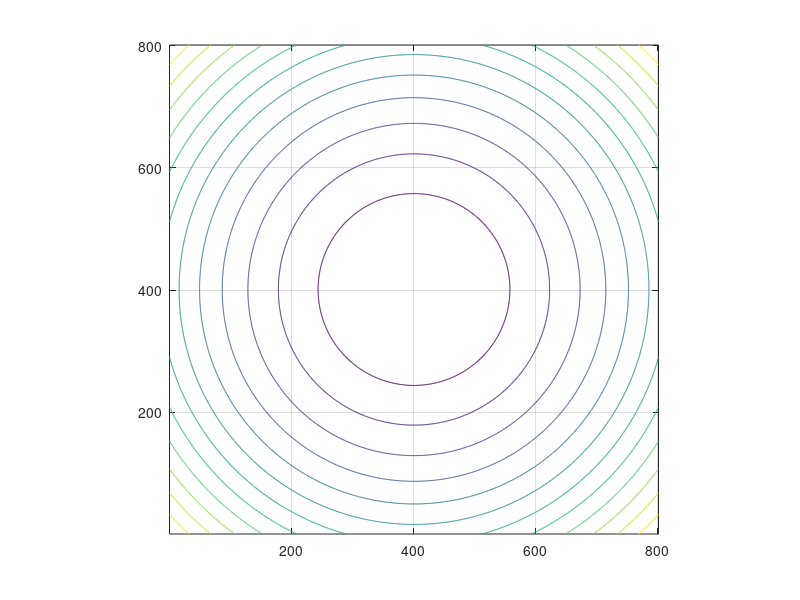
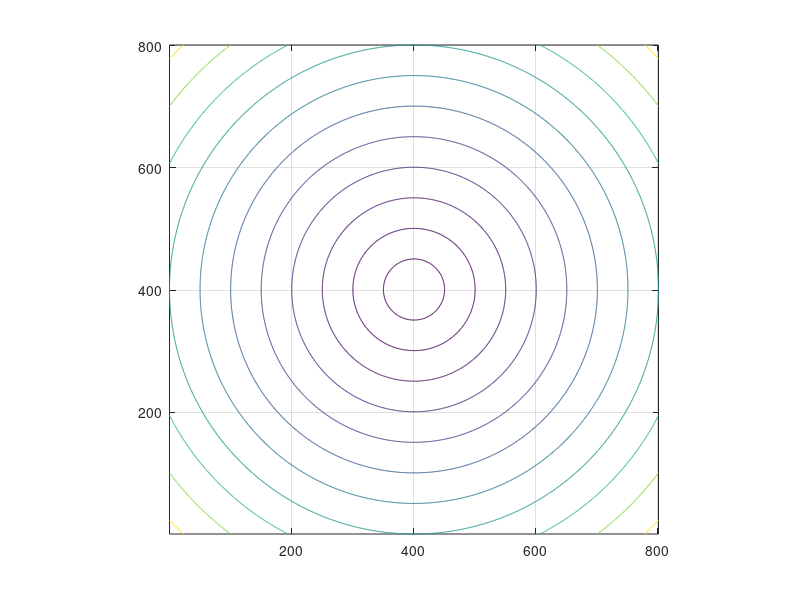

Reproduce these figures in MATLAB, in order.
x = -4:0.01:4;
y = x;

[X1 Y1] = meshgrid (x, y);
z = X1.^2 + Y1.^2;

% figure;
% contour(z);
% axis equal;
% grid on;
% % 
figure;
contour(z,12);
axis equal;
grid on;

figure;
v = ((1:12)/2).^2;
contour(z,v);
axis equal;
grid on;
